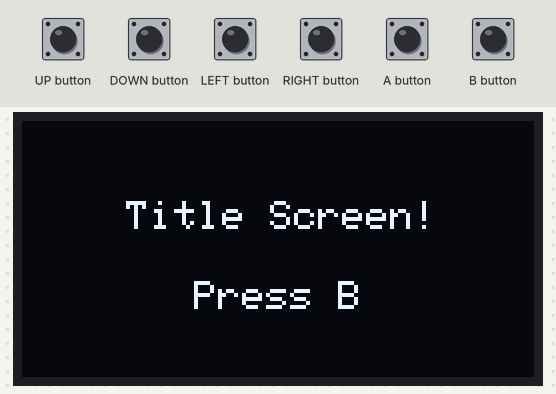
This sketch was run on a simulated Arduboy, built with avr-gcc and run on an emulated ATmega32U4. On the bench: 128×64 one-colour display. Inputs (shaded band) come from the test bench.

Above: at 1.2 s.
1.3 s: B button pressed for 0.15 s
At 2.5 s:
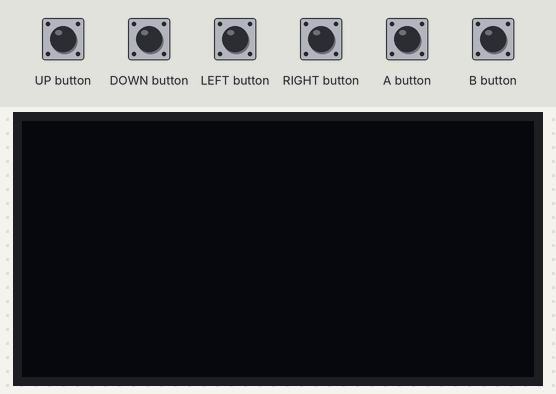
2.9 s: B button pressed for 1 s
At 4.4 s:
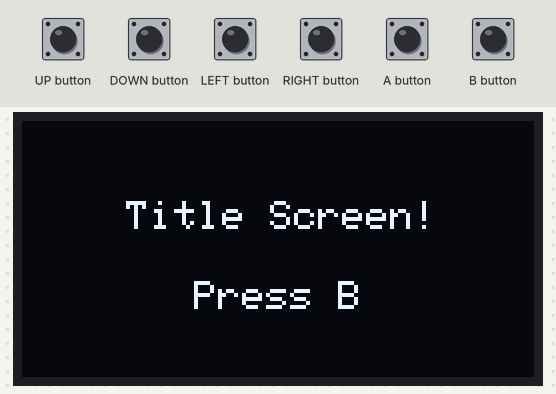
Timing chart, 0 to 5.9 s (numbered marks = the images above; inputs shaded):
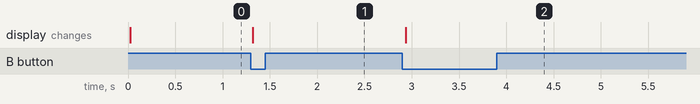

Measured:
- after the input at 1.3 s, the display: changes at once (image 1)
- after the input at 2.9 s, the display: changes at once (image 2)

The sketch:

HighScore.ino
```cpp
#include <Arduboy2.h>


// Defines ----------------------------------------------------------------------

#define EEPROM_START                  EEPROM_STORAGE_SPACE_START + 300


// -------------------------------------------------------------------------------
//   Start of Game
// -------------------------------------------------------------------------------

Arduboy2 arduboy;

enum GameState {
  Title_Init,
  Title,
  HighScore_Init,
  HighScore,
};

GameState gameState = GameState::Title_Init;

void setup() {

  arduboy.boot();
  gameState = GameState::Title_Init;

}

void loop() {

  if (!arduboy.nextFrame()) return;
  arduboy.pollButtons();
  arduboy.clear();

  switch (gameState) {

    case GameState::Title_Init:
      title_Init();
      [[fallthrough]]

    case GameState::Title:
      title();
      break;

    case GameState::HighScore_Init:
      highScore_Init();
      [[fallthrough]]

    case GameState::HighScore:
      highScore();
      break;

    default: break;

  }

  arduboy.display();

}


// ----------------------------------------------------------------------------
//  Title state ..
//
void title_Init() {

  gameState = GameState::Title;

}

void title() {

  // Handle input ..

  if (arduboy.justPressed(B_BUTTON)) {
    gameState = GameState::HighScore_Init;
  }

  // Render screen ..

  arduboy.setCursor(26, 20);
  arduboy.print(F("Title Screen!"));

  arduboy.setCursor(43, 40);
  arduboy.print(F("Press B"));

}


// --------------------------------------------------------------------------------------
//  High Score state
//
void highScore_Init() {

  uint16_t score = 1234;

  // Your Turn: Save data to the EEPROM

  gameState = GameState::HighScore;

}

void highScore() {

  arduboy.setCursor(28, 20);

  arduboy.print(static_cast<char>(EEPROM.read(EEPROM_START)));

  // Your Turn: Retrieve and print initials 2 & 3 ..

  arduboy.print(static_cast<char>(EEPROM.read(EEPROM_START + 1)));
  arduboy.print(static_cast<char>(EEPROM.read(EEPROM_START + 2)));

  arduboy.setCursor(68, 20);

  // Your Turn: Retrieve and print the score ..


  // Handle input ..

  if (arduboy.justPressed(A_BUTTON) || arduboy.justPressed(B_BUTTON)) {
    gameState = GameState::Title_Init;
  }


}
```
